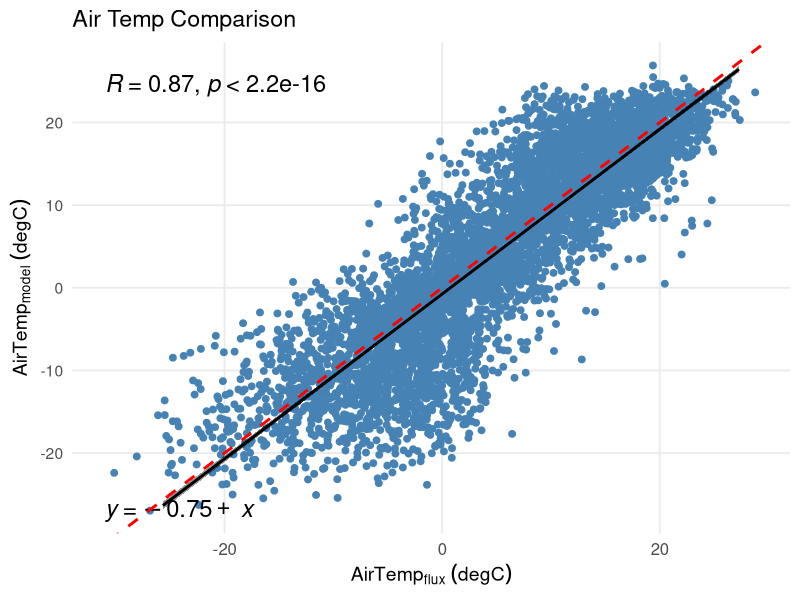
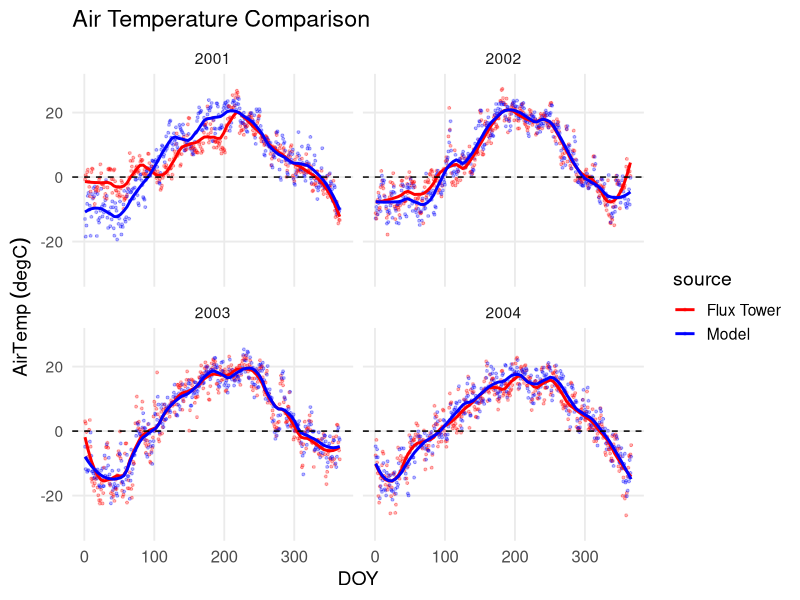
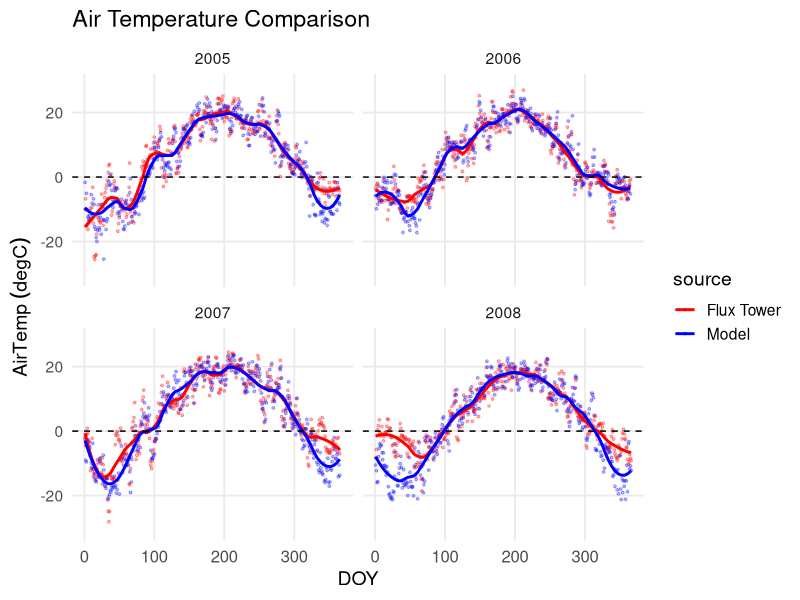
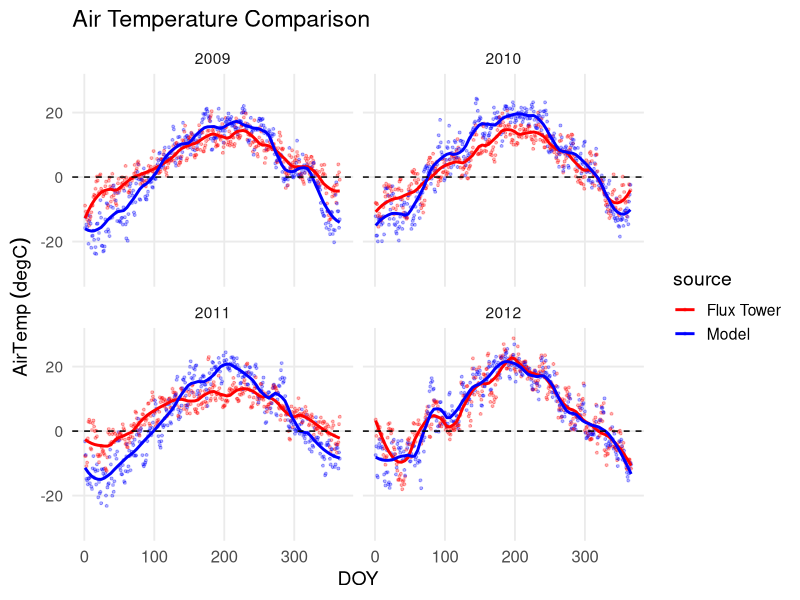
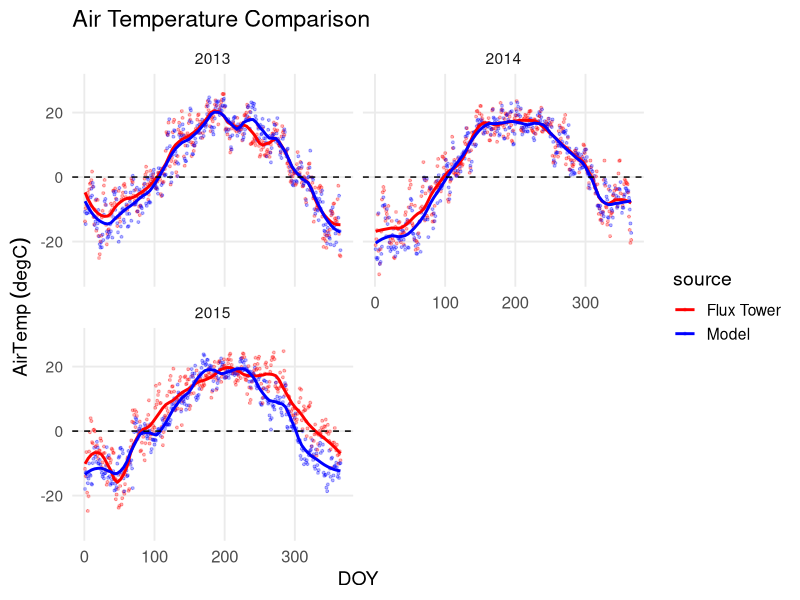
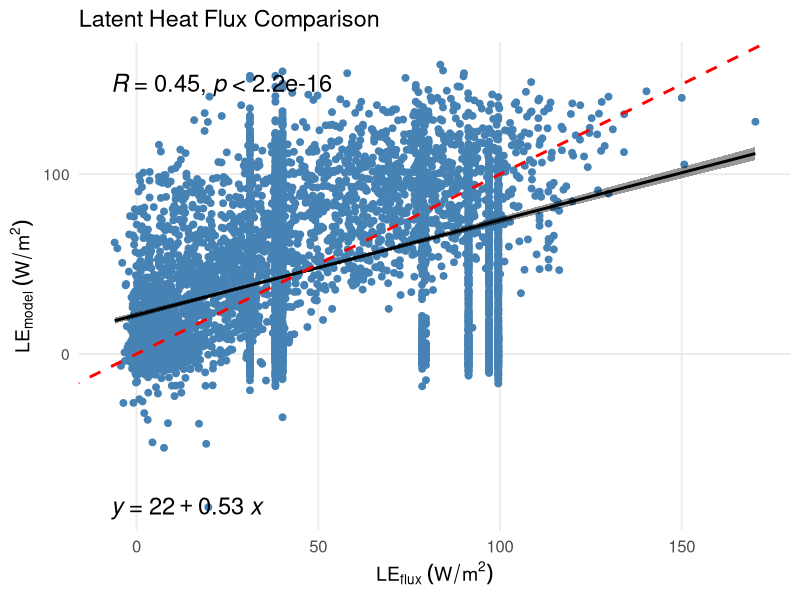
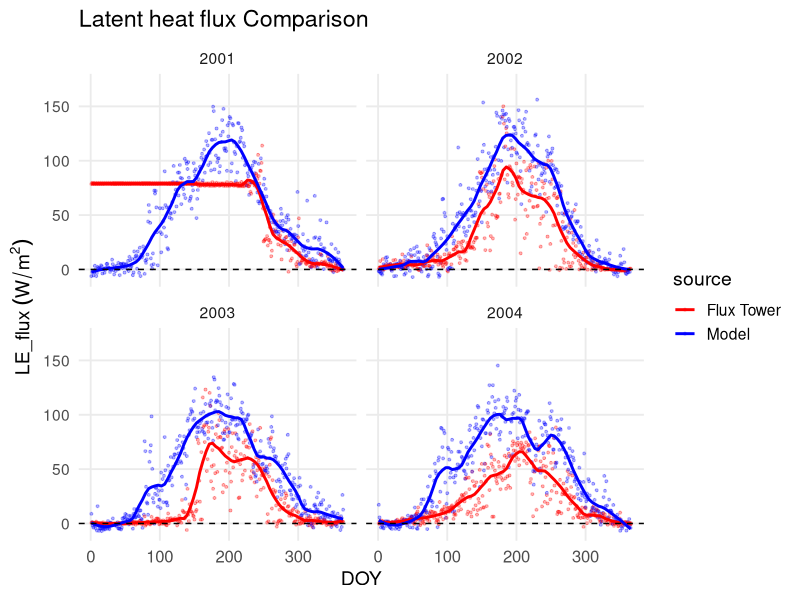
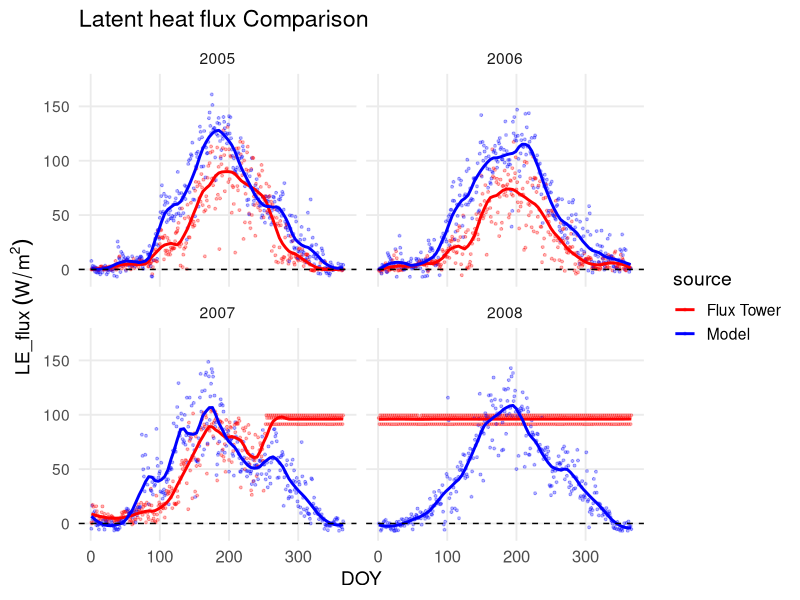

Generate these figures, in order, with R:
## ---- chunk 1
knitr::opts_chunk$set(echo = TRUE)
library(dplyr)
library(lubridate)
library(data.table)
library(ggplot2)
library(ggpubr)
library(tidyverse)
library (rlang)
library(ncdf4) # to read nc data
library(RColorBrewer)

my_theme <- theme_minimal(base_size = 14) +
  theme(
    axis.text.x = element_text(size = 12),
    # panel.grid.major = element_blank(),
    panel.grid.minor = element_blank(),
    panel.background = element_rect(fill = "white", color = "white"),
    plot.background = element_rect(fill = "white", color = "white")
  )
## ---- chunk 2
# change to the ID of your study site here (US_Syv, US_Ha1, US_ARM, or Br_Sa1)
site_name <- "US_Syv" 
 
 
# read combined flux data and model output based on your site ID
df.combined <- read.csv ("tutorial3_US_Syv.csv")
## ---- chunk 3
# ===== USER INPUT SECTION ====================================================
flux_var <- "TA_F"     # Flux variable name
model_var <- "TSA"     # Model variable name
convert_model_units <- function(x) x - 273.15  # Set equation if needed

selected_years <- list(2001:2015) #change years to plot; it can handle several batches (ex: list(2001:2005, 2010:20015))

compare_name <- "Air Temperature"   # variable being compared
flux_label <- expression(AirTemp[flux]~(degC)) #change label name and units as needed
model_label <- expression(AirTemp[model]~(degC)) #change label name and units as needed
plot_title <- "Air Temp Comparison" #change plot title as needed
time_series_label <- expression(AirTemp~(degC)) # change label name and units as needed


# =============================================================================

## ---- chunk 4
year_range <- unlist(selected_years)

# ==== Derived comparison columns ====
flux_col <- paste0(compare_name, "_flux")
model_col <- paste0(compare_name, "_model")

df.combined_new <- df.combined %>%
  mutate(
    !!flux_col := .data[[flux_var]],
    !!model_col := convert_model_units(.data[[model_var]])
  ) %>%
  filter(year.x %in% year_range)

# ==== Dynamic axis limits for scatter plot ====
x_vals <- df.combined_new[[flux_var]]
y_vals <- convert_model_units(df.combined_new[[model_var]])
x_limits <- c(floor(min(x_vals, na.rm = TRUE)), ceiling(max(x_vals, na.rm = TRUE)))
y_limits <- c(floor(min(y_vals, na.rm = TRUE)), ceiling(max(y_vals, na.rm = TRUE)))

# ==== X-Y SCATTER PLOT ====
ggscatter(
  data = df.combined_new,
  x = flux_col,
  y = model_col,
  color = "steelblue",
  add = "reg.line",
  add.params = list(color = "black", size = 1),
  conf.int = TRUE,
  cor.coef = TRUE,
  cor.coeff.args = list(size = 6),
  label.x = x_limits[1],
  label.y = y_limits[2],
  title = plot_title,
  ggtheme = theme_pubr()
) +
  stat_regline_equation(
    aes(label = ..eq.label..),
    label.x = x_limits[1] ,  
    label.y = y_limits[1], 
    size = 6
  ) +
  geom_abline(slope = 1, intercept = 0, color = "red", linetype = "dashed", size = 1) +
  xlim(x_limits) + ylim(y_limits) +
  xlab(flux_label) + ylab(model_label) +
  my_theme



# ==== TIME SERIES PLOT ====
# Pivot to long format
df_long <- df.combined_new %>%
  pivot_longer(
    cols = all_of(c(flux_col, model_col)),
    names_to = "source",
    values_to = compare_name
  ) %>%
  filter(year.x %in% year_range)

# ==== Dynamic axis limits for scatter plot ====
y_vals <- df.combined_new[[flux_var]]
y_limits <- c(floor(min(y_vals, na.rm = TRUE)), ceiling(max(y_vals, na.rm = TRUE)))


all_years <- sort(unique(df_long$year.x))
for (i in seq(1, length(all_years), by = 4)) {
  years_to_plot <- all_years[i:min(i+3, length(all_years))]
  df_subset <- df_long %>% filter(year.x %in% years_to_plot)

  p <- ggplot(df_subset, aes(x = doy.x, y = .data[[compare_name]], color = source)) +
    geom_point(alpha = 0.3, size = 0.7) +
    geom_smooth(se = FALSE, method = "loess", span = 0.2) +
    geom_hline(yintercept = 0, linetype = "dashed") +
    facet_wrap(~ year.x, ncol = 2) +
    xlab("DOY") +
    ylab(time_series_label) +
    scale_color_manual(
      values = setNames(c("red", "blue"), c(flux_col, model_col)),
      labels = c("Flux Tower", "Model")
    ) +
   ylim(y_limits) +
    labs(title = paste0(compare_name, " Comparison")) +
    my_theme

  print(p)  # or ggsave() to save each plot
}

## ---- chunk 5
# ===== USER INPUT SECTION ====================================================
flux_var <- "LE_F_MDS"     # Flux variable name
model_var <- "EFLX_LH_TOT"     # Model variable name
convert_model_units <- function(x) x  # Set equation if needed

selected_years <- list(2001:2015) #change years to plot; it can handle several batches (ex: list(2001:2005, 2010:20015))

compare_name <- "Latent heat flux"   # variable being compared
flux_label <- expression(LE[flux]~(W/m^2)) #change label name and units as needed
model_label <- expression(LE[model]~(W/m^2)) #change label name and units as needed
plot_title <- "Latent Heat Flux Comparison" #change plot title as needed
time_series_label <- expression(LE_flux~(W/m^2)) # change label name and units as needed


# =============================================================================

## ---- chunk 6
year_range <- unlist(selected_years)

# ==== Derived comparison columns ====
flux_col <- paste0(compare_name, "_flux")
model_col <- paste0(compare_name, "_model")

df.combined_new <- df.combined %>%
  mutate(
    !!flux_col := .data[[flux_var]],
    !!model_col := convert_model_units(.data[[model_var]])
  ) %>%
  filter(year.x %in% year_range)

# ==== Dynamic axis limits for scatter plot ====
x_vals <- df.combined_new[[flux_var]]
y_vals <- convert_model_units(df.combined_new[[model_var]])
x_limits <- c(floor(min(x_vals, na.rm = TRUE)), ceiling(max(x_vals, na.rm = TRUE)))
y_limits <- c(floor(min(y_vals, na.rm = TRUE)), ceiling(max(y_vals, na.rm = TRUE)))

# ==== X-Y SCATTER PLOT ====
ggscatter(
  data = df.combined_new,
  x = flux_col,
  y = model_col,
  color = "steelblue",
  add = "reg.line",
  add.params = list(color = "black", size = 1),
  conf.int = TRUE,
  cor.coef = TRUE,
  cor.coeff.args = list(size = 6),
  label.x = x_limits[1],
  label.y = y_limits[2],
  title = plot_title,
  ggtheme = theme_pubr()
) +
  stat_regline_equation(
    aes(label = ..eq.label..),
    label.x = x_limits[1] ,  
    label.y = y_limits[1], 
    size = 6
  ) +
  geom_abline(slope = 1, intercept = 0, color = "red", linetype = "dashed", size = 1) +
  xlim(x_limits) + ylim(y_limits) +
  xlab(flux_label) + ylab(model_label) +
  my_theme



# ==== TIME SERIES PLOT ====
# Pivot to long format
df_long <- df.combined_new %>%
  pivot_longer(
    cols = all_of(c(flux_col, model_col)),
    names_to = "source",
    values_to = compare_name
  ) %>%
  filter(year.x %in% year_range)

# ==== Dynamic axis limits for scatter plot ====
y_vals <- df.combined_new[[flux_var]]
y_limits <- c(floor(min(y_vals, na.rm = TRUE)), ceiling(max(y_vals, na.rm = TRUE)))


all_years <- sort(unique(df_long$year.x))
for (i in seq(1, length(all_years), by = 4)) {
  years_to_plot <- all_years[i:min(i+3, length(all_years))]
  df_subset <- df_long %>% filter(year.x %in% years_to_plot)

  p <- ggplot(df_subset, aes(x = doy.x, y = .data[[compare_name]], color = source)) +
    geom_point(alpha = 0.3, size = 0.7) +
    geom_smooth(se = FALSE, method = "loess", span = 0.2) +
    geom_hline(yintercept = 0, linetype = "dashed") +
    facet_wrap(~ year.x, ncol = 2) +
    xlab("DOY") +
    ylab(time_series_label) +
    scale_color_manual(
      values = setNames(c("red", "blue"), c(flux_col, model_col)),
      labels = c("Flux Tower", "Model")
    ) +
   ylim(y_limits) +
    labs(title = paste0(compare_name, " Comparison")) +
    my_theme

  print(p)  # or ggsave() to save each plot
}

## ---- chunk 7
# ===== USER INPUT SECTION ====================================================
flux_var <- "NEE_VUT_REF"     # Flux variable name
model_var <- "NEE"     # Model variable name
convert_model_units <- function(x) x * 86400 # Set equation if needed

selected_years <- list(2001:2015) #change years to plot; it can handle several batches (ex: list(2001:2005, 2010:20015))

compare_name <- "Net Ecosystem Exchange"   # variable being compared
flux_label <- expression(NEE[flux]~(gC/m^2/day)) #change label name and units as needed
model_label <- expression(NEE[model]~(gC/m^2/day)) #change label name and units as needed
plot_title <- "NEE Comparison" #change plot title as needed
time_series_label <- expression(NEE~(gC/m^2/day)) # change label name and units as needed


# =============================================================================
## ---- chunk 8

year_range <- unlist(selected_years)

# ==== Derived comparison columns ====
flux_col <- paste0(compare_name, "_flux")
model_col <- paste0(compare_name, "_model")

df.combined_new <- df.combined %>%
  filter(!is.na(NEE_VUT_REF_QC)) %>%
  mutate(
    !!flux_col := .data[[flux_var]],
    !!model_col := convert_model_units(.data[[model_var]])
  ) %>%
  filter(year.x %in% year_range)

# ==== Dynamic axis limits for scatter plot ====
x_vals <- df.combined_new[[flux_var]]
y_vals <- convert_model_units(df.combined_new[[model_var]])
x_limits <- c(floor(min(x_vals, na.rm = TRUE)), ceiling(max(x_vals, na.rm = TRUE)))
y_limits <- c(floor(min(y_vals, na.rm = TRUE)), ceiling(max(y_vals, na.rm = TRUE)))

# ==== X-Y SCATTER PLOT ====
ggscatter(
  data = df.combined_new,
  x = flux_col,
  y = model_col,
  color = "steelblue",
  add = "reg.line",
  add.params = list(color = "black", size = 1),
  conf.int = TRUE,
  cor.coef = TRUE,
  cor.coeff.args = list(size = 6),
  label.x = x_limits[1],
  label.y = y_limits[2],
  title = plot_title,
  ggtheme = theme_pubr()
) +
  stat_regline_equation(
    aes(label = ..eq.label..),
    label.x = x_limits[1] ,  
    label.y = y_limits[1], 
    size = 6
  ) +
  geom_abline(slope = 1, intercept = 0, color = "red", linetype = "dashed", size = 1) +
  xlim(x_limits) + ylim(y_limits) +
  xlab(flux_label) + ylab(model_label) +
  my_theme



# ==== TIME SERIES PLOT ====
# Pivot to long format
df_long <- df.combined_new %>%
  pivot_longer(
    cols = all_of(c(flux_col, model_col)),
    names_to = "source",
    values_to = compare_name
  ) %>%
  filter(year.x %in% year_range)

# ==== Dynamic axis limits for scatter plot ====
y_vals <- df.combined_new[[flux_var]]
y_limits <- c(floor(min(y_vals, na.rm = TRUE)), ceiling(max(y_vals, na.rm = TRUE)))


all_years <- sort(unique(df_long$year.x))
for (i in seq(1, length(all_years), by = 4)) {
  years_to_plot <- all_years[i:min(i+3, length(all_years))]
  df_subset <- df_long %>% filter(year.x %in% years_to_plot)

  p <- ggplot(df_subset, aes(x = doy.x, y = .data[[compare_name]], color = source)) +
    geom_point(alpha = 0.3, size = 0.7) +
    geom_smooth(se = FALSE, method = "loess", span = 0.2) +
    geom_hline(yintercept = 0, linetype = "dashed") +
    facet_wrap(~ year.x, ncol = 2) +
    xlab("DOY") +
    ylab(time_series_label) +
    scale_color_manual(
      values = setNames(c("red", "blue"), c(flux_col, model_col)),
      labels = c("Flux", "Model")
    ) +
   ylim(y_limits) +
    labs(title = paste0(compare_name, " Comparison")) +
    my_theme

  print(p)  # or ggsave() to save each plot
}

## Cumulative Fluxes
df.cumulative <- df.combined_new %>%
  arrange(TIMESTAMP) %>%
  mutate(
    cum_flux = cumsum(replace_na(.data[[flux_col]], 0)),
    cum_model = cumsum(replace_na(.data[[model_col]], 0))
  )

# Create cumulative sum data
df_cumsum <- df.combined_new %>%
  select(TIMESTAMP, year.x, doy.x, all_of(c(flux_col, model_col))) %>%
  pivot_longer(
    cols = all_of(c(flux_col, model_col)),
    names_to = "source",
    values_to = "value"
  ) %>%
  group_by(year.x, source) %>%
  arrange(doy.x, .by_group = TRUE) %>%
  mutate(cumulative_value = cumsum(replace_na(value, 0))) %>%
  ungroup()



# Cumulative sum plot in chunks of 4 years
for (i in seq(1, length(all_years), by = 4)) {
  years_to_plot <- all_years[i:min(i+3, length(all_years))]
  df_subset <- df_cumsum %>% filter(year.x %in% years_to_plot)

  p_cumsum <- ggplot(df_subset, aes(x = doy.x, y = cumulative_value, color = source)) +
    geom_line(size = 1) +
    facet_wrap(~ year.x, ncol = 2) +
    xlab("DOY") +
    ylab(expression(gC/m^2)) +
    scale_color_manual(
      values = setNames(c("red", "blue"), c(flux_col, model_col)),
      labels = c("Flux Tower", "Model")
    ) +
    labs(title = paste0("Cumulative ", compare_name, " Comparison")) +
    my_theme

  print(p_cumsum)
}


# Plot cumulative sum for all years
ggplot(df.cumulative, aes(x = TIMESTAMP)) +
  geom_line(aes(y = cum_flux, color = "Flux Tower")) +
  geom_line(aes(y = cum_model, color = "Model")) +
  labs(
    title = paste0("Cumulative ", compare_name),
    x = "Date",
    y = expression(gC/m^2),
    color = "Source"
  ) +
  scale_color_manual(values = c("Flux Tower" = "red", "Model" = "blue")) +
  my_theme


## ---- chunk 9
# ===== USER INPUT SECTION ====================================================
nee_flux <- "NEE_VUT_REF"    
nee_model <- "NEE"    
nee <- "NEE"   
gpp_flux <- "GPP_NT_VUT_REF"
gpp_model <- "GPP" 
reco_flux <- "RECO_NT_VUT_REF"
reco_model <- "ER" 

selected_years <- list(2001:2015) #change years to plot; it can handle several batches (ex: list(2001:2005, 2010:20015))
# =============================================================================

## ---- chunk 10
year_range <- unlist(selected_years)


df.combined_eval <- df.combined %>%
  mutate(
    # Apply actual values from variables
    NEE_flux = .data[[nee_flux]],
    NEE_model = .data[[nee_model]] * 86400,  # Convert from µmol/m²/s to gC/m²/day
    
    GPP_flux = .data[[gpp_flux]],
    GPP_model = .data[[gpp_model]] * 86400,  # Unit conversion if needed
    
    Reco_flux = .data[[reco_flux]],
    Reco_model = .data[[reco_model]] * 86400
  ) %>%
  filter(year.x %in% year_range)


variables_compare <- c("year.x", "month.x", "date.x", "doy.x", "TIMESTAMP", "NEE_flux", "NEE_model",
                       "GPP_flux", "GPP_model", "Reco_flux", "Reco_model")
setDT(df.combined_eval)  # convert in-place
df.combined_sub = df.combined_eval[, ..variables_compare]

#replace negative tower GPP values w/NA for now
df.combined_sub$GPP_flux[df.combined_sub$GPP_flux < 0] <- NA


df.combined_sub <- df.combined_sub %>%
  pivot_longer(cols = c(NEE_flux, NEE_model, GPP_flux, GPP_model, Reco_flux, Reco_model),
             names_to = "variable",
             values_to = "value")

df.combined_sub <- df.combined_sub %>%
  mutate(data_type = case_when(variable == "NEE_flux" ~ "Tower",
                               variable == "NEE_model" ~ "Model",
                               variable == "GPP_flux" ~ "Tower",
                               variable == "GPP_model" ~ "Model",
                               variable == "Reco_flux" ~ "Tower",
                               variable == "Reco_model" ~ "Model"))

df.combined_sub <- df.combined_sub %>%
  mutate(flux_type = case_when(variable == "NEE_flux" ~ "NEE",
                               variable == "NEE_model" ~ "NEE",
                               variable == "GPP_flux" ~ "GPP",
                               variable == "GPP_model" ~ "GPP",
                               variable == "Reco_flux" ~ "Reco",
                               variable == "Reco_model" ~ "Reco"))

df.combined_sub$site_name <- site_name

## filter data

 #filtering out dates where there isn't tower data available for comparison
# Identify dates where Tower data is missing for each flux_type
missing_dates <- df.combined_sub %>%
  filter(data_type == "Tower") %>%
  filter(is.na(value)) %>%
  select(date.x, flux_type)

# Remove all rows for those dates and flux_type combos
df.combined_sub <- df.combined_sub %>%
  anti_join(missing_dates, by = c("date.x", "flux_type"))

## compute interannual and overall metrics, then plot it

# Variables to evaluate
variable_list <- c("GPP", "NEE", "Reco")
all_metrics <- list()  # to store results

years_to_evaluate <- sort(unique(df.combined_sub$year.x))

for (variable_run in variable_list) {
  for (year_val in years_to_evaluate) {
  
  # Subset model and observation data
  model <- subset(df.combined_sub, data_type == "Model" & flux_type == variable_run & year.x == year_val)
  obs <- subset(df.combined_sub, data_type == "Tower" & flux_type == variable_run & year.x == year_val)

  
  # Skip if data is missing
    if (nrow(model) == 0 || nrow(obs) == 0 || all(is.na(model$value)) || all(is.na(obs$value))) next
    
  norm_sd <- sd(model$value, na.rm = TRUE) / sd(obs$value, na.rm = TRUE)
  
  # Correlation score -- tells us if the model gets the general temporal pattern right
  S_corr <- (1 + cor(model$value, obs$value, use = "complete.obs", method = "pearson")) / 2
  
  # Bias and bias score -- tells us if the model consistently over or underestimates
  bias <- model$value - obs$value #pointwise 
  # regular rmse
  rmse <- sqrt(mean((model$value - obs$value)^2, na.rm = TRUE)) 
  
  #nondimensionalize bias as a relative error, account for cases where you might be dividing by 0 b/c obs values could be 0
  e_bias <- ifelse(
    abs(obs$value) > 0,
    abs(model$value - obs$value) / abs(obs$value),
    NA)
  
  S_bias <- exp(-1 * e_bias)
  
  S_bias[!is.finite(S_bias)] <- NA
  
  domain_S_bias <- mean(S_bias, na.rm = TRUE)
  
  # RMSE and RMSE score -- tells us how well the amplitude and variability match (this approach controls for double-counting bias by using centralized rmse)
  #This implementation assumes no spatial structure (i.e., it’s a single grid cell or averaged across an area of interest). 
  #If you're computing this per grid cell in a spatial array, you'd apply it per column or group
  #This approach removes bias before computing RMSE, so the RMSE score focuses on variance differences rather than 
  #systematic offset, and so bias doesn't get essentially 'double counted' in the overall score
  #first need to centralize (remove mean) the timeseries
 
  model_anom <- model$value - mean(model$value, na.rm=T)
  obs_anom <- obs$value - mean(obs$value, na.rm=T)
  
  #then compute centralized rmse
  n <- length(obs_anom)
  
  crmse <- sqrt(mean((model_anom - obs_anom)^2, na.rm=T))
  
  #and compute centralized RMS of reference obs (crms)
  crms <- sqrt(mean(obs_anom^2, na.rm = TRUE))
  
  # calculate relative error
  e_rmse <- crmse / crms
  S_rmse <- exp(-1 * e_rmse)
  
  # Overall score
  S <- (domain_S_bias + 2 * S_rmse + S_corr) / 4

  # Skip if all metrics are NA
  if (is.na(S)) next
  
  # Summary metrics
  metric <- c("tower mean", "tower SD","model mean", "model SD", "SD norm.", "bias", "RMSE", 
              "correlation score", "bias score", "RMSE score", "overall score")
  
  model_scores <- c(mean(obs$value, na.rm = TRUE), sd(obs$value, na.rm = TRUE),
                      mean(model$value, na.rm = TRUE), sd(model$value, na.rm = TRUE),
                      norm_sd, mean(bias, na.rm = TRUE), rmse,
                      S_corr, domain_S_bias, S_rmse, S)
  
  
  score_df <- data.frame(site = site_name, year = year_val, variable = variable_run, metric = metric, value = model_scores)
  
  all_metrics[[paste0(variable_run, "_", year_val)]] <- score_df
  }
}
# Combine results from loop and create interannual metric table
metric_df <- do.call(rbind, all_metrics)
row.names(metric_df) <- NULL

print(metric_df) #check out the results!

# Calculate overall metric from yearly results
metric_summary <- metric_df %>%
  group_by(site, variable, metric) %>%
  summarise(
    value = mean(value, na.rm = TRUE),
    .groups = "drop"
  )

# plot interannual metrics
metric_df_sub <- subset(metric_df, metric %in% c("bias score", "correlation score", 
                                                 "RMSE score", "overall score"))

metric_df_sub$metric <- factor(metric_df_sub$metric, 
                               levels = c("bias score", "correlation score", 
                                          "RMSE score", "overall score"))

ggplot(metric_df_sub, aes(x = metric, y = factor(year), fill = value)) +
  geom_tile(color = "white") +
  geom_text(aes(label = sprintf("%.2f", value)), size = 3) +
  scale_fill_gradientn(colors = brewer.pal(n = 10, name = "Spectral"), limits = c(0, 1)) +
  facet_wrap(~ variable, scales = "free", ncol = 3) +
  my_theme +
  labs(title = "Flux vs Model Evaluation per Year",
       x = NULL, y = "Year") +
  theme(axis.text.x = element_text(angle = 45, hjust = 1))



#plot overall metric
scores <- c("bias score", "correlation score", "RMSE score", "overall score")

metric_summary_sub <- subset(metric_summary, metric %in% scores)

# Order metrics nicely
metric_summary_sub$metric <- factor(
  metric_summary_sub$metric,
  levels = c("bias score", "correlation score", "RMSE score", "overall score")
)

# Tile plot of mean scores across years
ggplot(metric_summary_sub, aes(x = metric, y = site, fill = value)) +
  geom_tile(color = "white") +
  geom_text(aes(label = sprintf("%.2f", value)), size = 5, angle = 90) +
  scale_fill_gradientn(colors = brewer.pal(n = 10, name = "Spectral"), limit = c(0, 1), name = "Score") +
  facet_wrap(~ variable, scales = "free", ncol = 3) +
  my_theme +
  labs(title = "Flux vs Model Evaluation Across All Years",
       x = NULL, y = NULL) +
  theme(axis.text.x = element_text(angle = 45, hjust = 1))



#plot_save <- "model_scoring_GPP_NEE.png"
#ggsave(filename = plot_save, dpi = 500)

## ---- chunk 11
# Variables to evaluate
variable_list <- c("GPP", "NEE", "Reco")
all_monthly_metrics <- list()  # to store results

months_to_evaluate <- sort(unique(df.combined_sub$month.x))

for (variable_run in variable_list) {
  for (month_val in months_to_evaluate) {
    
    # Subset model and observation data for each month across all years
    model <- subset(df.combined_sub, data_type == "Model" & flux_type == variable_run & month.x == month_val)
    obs   <- subset(df.combined_sub, data_type == "Tower" & flux_type == variable_run & month.x == month_val)

    # Skip if data is missing
    if (nrow(model) == 0 || nrow(obs) == 0 || all(is.na(model$value)) || all(is.na(obs$value))) next

    norm_sd <- sd(model$value, na.rm = TRUE) / sd(obs$value, na.rm = TRUE)
    S_corr  <- (1 + cor(model$value, obs$value, use = "complete.obs", method = "pearson")) / 2
    bias    <- model$value - obs$value
    rmse    <- sqrt(mean((model$value - obs$value)^2, na.rm = TRUE))
    
    e_bias  <- ifelse(abs(obs$value) > 0, abs(model$value - obs$value) / abs(obs$value), NA)
    S_bias  <- exp(-1 * e_bias)
    S_bias[!is.finite(S_bias)] <- NA
    domain_S_bias <- mean(S_bias, na.rm = TRUE)
    
    model_anom <- model$value - mean(model$value, na.rm = TRUE)
    obs_anom   <- obs$value   - mean(obs$value, na.rm = TRUE)
    crmse      <- sqrt(mean((model_anom - obs_anom)^2, na.rm = TRUE))
    crms       <- sqrt(mean(obs_anom^2, na.rm = TRUE))
    e_rmse     <- crmse / crms
    S_rmse     <- exp(-1 * e_rmse)
    
    S <- (domain_S_bias + 2 * S_rmse + S_corr) / 4

    metric <- c("tower mean", "tower SD", "model mean", "model SD", "SD norm.", "bias", "RMSE",
                "correlation score", "bias score", "RMSE score", "overall score")
    
    model_scores <- c(
      mean(obs$value, na.rm = TRUE), sd(obs$value, na.rm = TRUE),
      mean(model$value, na.rm = TRUE), sd(model$value, na.rm = TRUE),
      norm_sd, mean(bias, na.rm = TRUE), rmse,
      S_corr, domain_S_bias, S_rmse, S
    )

    score_df <- data.frame(site = site_name, month = month_val, variable = variable_run,
                           metric = metric, value = model_scores)

    all_monthly_metrics[[paste0(variable_run, "_", month_val)]] <- score_df
  }
}

# Combine into final table
monthly_metric_df <- do.call(rbind, all_monthly_metrics)
row.names(monthly_metric_df) <- NULL

# Subset to plot only key scoring metrics
scores <- c("bias score", "correlation score", "RMSE score", "overall score")

monthly_metric_plot_df <- subset(monthly_metric_df, metric %in% scores)

# Order metrics
monthly_metric_plot_df$metric <- factor(
  monthly_metric_plot_df$metric,
  levels = c("bias score", "correlation score", "RMSE score", "overall score")
)

# Add month name labels if needed
monthly_metric_plot_df$month <- factor(monthly_metric_plot_df$month, 
                                       levels = 1:12, 
                                       labels = month.abb)

# Plot
ggplot(monthly_metric_plot_df, aes(x = metric, y = month, fill = value)) +
  geom_tile(color = "white") +
  geom_text(aes(label = sprintf("%.2f", value)), size = 4) +
  scale_fill_gradientn(colors = brewer.pal(10, "Spectral"), limit = c(0, 1), name = "Score") +
  facet_wrap(~ variable, ncol = 3) +
  my_theme +
  labs(title = "Model Performance by Month Across Years", x = NULL, y = NULL) +
  theme(axis.text.x = element_text(angle = 45, hjust = 1))


## ---- chunk 12
# # read flux data
# {
#   # please modify to your own local working directory
#   project_dir = ("G:/My Drive/FLUX-LSM workshop/US-Syv/")
#   setwd(paste0(project_dir, "AMF_US-Syv_FLUXNET_SUBSET_2001-2023_4-6"))
#   # read in daily flux data
#   df.flux = fread("AMF_US-Syv_FLUXNET_SUBSET_DD_2001-2023_4-6.csv")
#   # covert -9999 to NA
#   df.flux <- df.flux %>%
#     mutate(across(everything(), ~na_if(. , -9999)))
#   df.flux <- df.flux %>% # add more time variables
#     mutate(
#       TIMESTAMP = ymd(TIMESTAMP),
#       year = year(TIMESTAMP),
#       month = month(TIMESTAMP),
#       date = as.Date(TIMESTAMP),
#       doy = yday(TIMESTAMP)
#     )
# }
# 
# # read model output
# {
#   setwd(project_dir)
#   # Open the NetCDF file
#   nc <- nc_open("ELM_output_US_Syv.nc")
#   
#   # Extract time (mcdate)
#   mcdate <- ncvar_get(nc, "mcdate")
#   data_list <- lapply(vars_to_extract, function(var) ncvar_get(nc, var))
#   
#   # Combine into data frame
#   df.model <- data.frame(mcdate = mcdate)
#   for (i in seq_along(vars_to_extract)) {
#     df.model[[vars_to_extract[i]]] <- data_list[[i]]
#   }
#   
#   # Close NetCDF file
#   nc_close(nc)
#   
#   # modify time variables
#   df.model <- df.model %>%
#     mutate(
#       mcdate = ymd(mcdate),
#       year = year(mcdate),
#       month = month(mcdate),
#       date = as.Date(mcdate),
#       doy = yday(mcdate)
#     )
#   
#   }
# 
# # combine flux data and model output
# df.model = df.model[df.model$year >=2001, ] # please change to the start year of flux measurement for you study site
# df.combined = left_join(df.model, df.flux)
# 
# names(df.combined)
